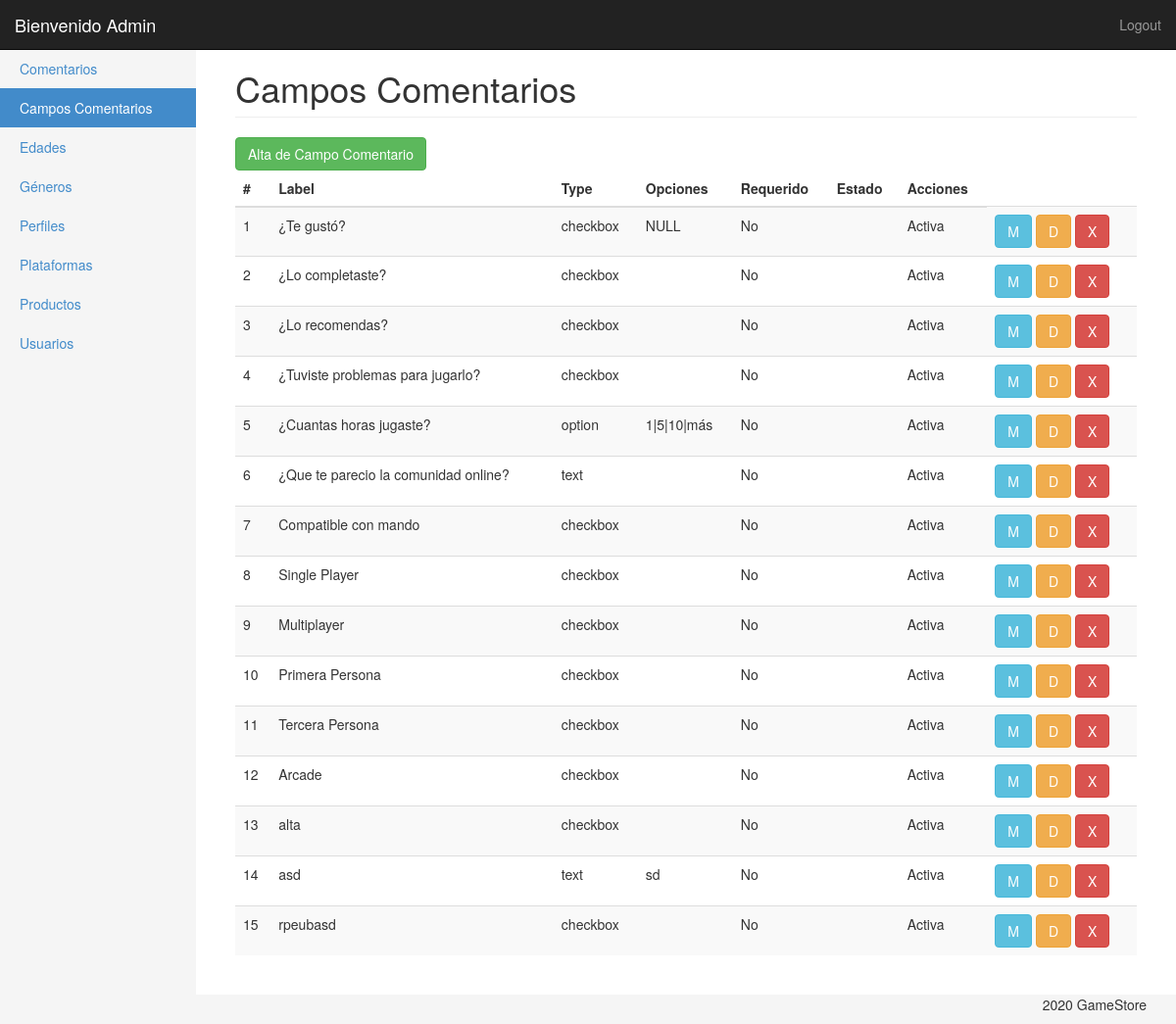
Screenshot of /ProduccionWeb_TP1/panel/campos_comentarios.php (signed in) with the database file from the repository.
### tables this page shows
CREATE TABLE `campos_dinamicos` (
  `id_din` int(11) NOT NULL,
  `label` varchar(50) NOT NULL,
  `type` varchar(50) NOT NULL,
  `opcion` text DEFAULT NULL,
  `estado` tinyint(1) NOT NULL DEFAULT 1,
  `enabled` tinyint(1) NOT NULL DEFAULT 1,
  `required` tinyint(1) NOT NULL DEFAULT 0
);

### ProduccionWeb_TP1/panel/clases/campo_comentario.php (called while the page is built, shortened)
<?php
Class Campo_comentario{
	private $con;
	public function __construct($con){
		$this->con = $con;
	}
	public function getList(){
		$query = "SELECT *
				FROM campos_dinamicos
				WHERE enabled = 1";
		return $this->con->query($query);
	}
}

### ProduccionWeb_TP1/panel/campos_comentarios.php (the view, shortened to what this page needs)
<?php
require('inc/header.php');
?>
<div class="container-fluid">
	<?php $campoComentarioMenu = 'Campos Comentarios';
	$comen = new Campo_comentario($con);
	include('inc/side_bar.php');
	?>
	<div class="col-sm-9 col-md-10 main">
		<h1 class="page-header">
			<?php echo $campoComentarioMenu ?>
		</h1>
		<?php if (in_array('camcom.add', $_SESSION['usuario']['permisos']['cod'])) { ?>
			<a href="comentarios_ae.php"><button type="button" class="btn btn-success" title="Agregar">Alta de Campo Comentario</button></a>
		<?php } ?>
		<div class="table-responsive">
			<table class="table table-striped">
				<thead>
					<tr>
						<th>#</th>
						<th>Label</th>
						<th>Type</th>
						<th>Opciones</th>
						<th>Requerido</th>
						<th>Estado</th>
						<th>Acciones</th>
					</tr>
				</thead>
				<tbody>
					<?php
					foreach ($comen->getList() as $comentarios) { ?>
						<tr>
						<td><?php echo $comentarios['id_din'];?></td>
						<td><?php echo $comentarios['label'];?></td>
						<td><?php echo $comentarios['type'];?></td>
						<td><?php echo $comentarios['opcion'];?></td>
						<td><?php if($comentarios['required'] == 1){
							echo 'Sí';
						} else {
							echo 'No';
						} 	?></td>
						<td>
						<td><?php if($comentarios['estado'] == 1){
							echo 'Activa';
						} else {
							echo 'Inactiva';
						} 	?></td>
						<td>
							<?php if (in_array('camcom.edit', $_SESSION['usuario']['permisos']['cod'])) { ?>
								<a href="comentarios_ae.php?edit=<?php echo $comentarios['id_din']?>"><button type="button" class="btn btn-info" title="Modificar nombre">M</button></a>
							<?php } ?>
							<?php if (in_array('camcom.act', $_SESSION['usuario']['permisos']['cod'])) { ?>
								<?php if($comentarios['estado'] == 0){ ?>
									<a href="campos_comentarios.php?modif=<?php echo $comentarios['estado'] ?>&id=<?php echo $comentarios['id_din']?>"><button type="button" class="btn btn-success" title="Activar">A</button></a>
								<?php } else { ?>
									<a href="campos_comentarios.php?modif=<?php echo $comentarios['estado'] ?>&id=<?php echo $comentarios['id_din']?>"><button type="button" class="btn btn-warning" title="Desactivar">D</button></a>
								<?php } ?>
							<?php } ?>
							<?php if (in_array('camcom.del', $_SESSION['usuario']['permisos']['cod'])) { ?>
								<a href="campos_comentarios.php?del=<?php echo $comentarios['id_din'] ?>"><button type="button" class="btn btn-danger" title="Borrar">X</button></a>
							<?php } ?>
						</td>
						</tr>
					<?php } ?>
				</tbody>
			</table>
		</div>
	</div>
</div>
<?php include('inc/footer.php'); ?>

### ProduccionWeb_TP1/panel/css/styles.css (style rules this page uses)
body { padding-top: 50px; background-color: #f5f5f5; }
.main { padding: 20px; background-color: #fff; }
@media (min-width: 768px) { .main { padding-right: 40px; padding-left: 40px; } }
.main .page-header { margin-top: 0; }

### rows the page displays
campos_dinamicos: id_din "1", label "¿Te gustó?", type "checkbox", opcion "NULL", required "No", estado "Activa"
campos_dinamicos: id_din "2", label "¿Lo completaste?", type "checkbox", required "No", estado "Activa"
campos_dinamicos: id_din "3", label "¿Lo recomendas?", type "checkbox", required "No", estado "Activa"
campos_dinamicos: id_din "4", label "¿Tuviste problemas para jugarlo?", type "checkbox", required "No", estado "Activa"
campos_dinamicos: id_din "5", label "¿Cuantas horas jugaste?", type "option", opcion "1|5|10|más", required "No", estado "Activa"
campos_dinamicos: id_din "6", label "¿Que te parecio la comunidad online?", type "text", required "No", estado "Activa"
campos_dinamicos: id_din "7", label "Compatible con mando", type "checkbox", required "No", estado "Activa"
campos_dinamicos: id_din "8", label "Single Player", type "checkbox", required "No", estado "Activa"
campos_dinamicos: id_din "9", label "Multiplayer", type "checkbox", required "No", estado "Activa"
campos_dinamicos: id_din "10", label "Primera Persona", type "checkbox", required "No", estado "Activa"
campos_dinamicos: id_din "11", label "Tercera Persona", type "checkbox", required "No", estado "Activa"
campos_dinamicos: id_din "12", label "Arcade", type "checkbox", required "No", estado "Activa"
campos_dinamicos: id_din "13", label "alta", type "checkbox", required "No", estado "Activa"
campos_dinamicos: id_din "14", label "asd", type "text", opcion "sd", required "No", estado "Activa"
campos_dinamicos: id_din "15", label "rpeubasd", type "checkbox", required "No", estado "Activa"

### other values shown
$_SESSION['usuario']['nombre'] "Admin"
$campoComentarioMenu "Campos Comentarios"
